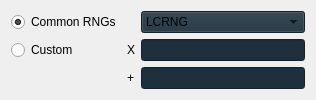
      <widget class="QWidget" name="tab32Bit">
       <attribute name="title">
        <string>32Bit</string>
       </attribute>
       <layout class="QGridLayout" name="gridLayout">
        <item row="0" column="0">
         <widget class="QRadioButton" name="radioButtonCommon32Bit">
          <property name="text">
           <string>Common RNGs</string>
          </property>
          <property name="checked">
           <bool>true</bool>
          </property>
         </widget>
        </item>
        <item row="0" column="2">
         <widget class="QComboBox" name="comboBoxRNG32Bit">
          <property name="styleSheet">
           <string notr="true">QComboBox {
	background-color: #1D303C;
}</string>
          </property>
          <item>
           <property name="text">
            <string>LCRNG</string>
           </property>
          </item>
          <item>
           <property name="text">
            <string>LCRNG[R]</string>
           </property>
          </item>
          <item>
           <property name="text">
            <string>XDRNG</string>
           </property>
          </item>
          <item>
           <property name="text">
            <string>XDRNG[R]</string>
           </property>
          </item>
          <item>
           <property name="text">
            <string>ARNG</string>
           </property>
          </item>
          <item>
           <property name="text">
            <string>ARNG[R]</string>
           </property>
          </item>
          <item>
           <property name="text">
            <string>Mersenne Twister</string>
           </property>
          </item>
          <item>
           <property name="text">
            <string>M. Twister (Untempered)</string>
           </property>
          </item>
          <item>
           <property name="text">
            <string>M. Twister (Fast)</string>
           </property>
          </item>
         </widget>
        </item>
        <item row="1" column="0">
         <widget class="QRadioButton" name="radioButtonCustom32Bit">
          <property name="text">
           <string>Custom</string>
          </property>
         </widget>
        </item>
        <item row="1" column="1">
         <widget class="QLabel" name="label_11">
          <property name="sizePolicy">
           <sizepolicy hsizetype="Fixed" vsizetype="Preferred">
            <horstretch>0</horstretch>
            <verstretch>0</verstretch>
           </sizepolicy>
          </property>
          <property name="text">
           <string notr="true">X</string>
          </property>
         </widget>
        </item>
        <item row="1" column="2">
         <widget class="QTextBox" name="textBoxMult32Bit">
          <property name="sizePolicy">
           <sizepolicy hsizetype="Preferred" vsizetype="Fixed">
            <horstretch>0</horstretch>
            <verstretch>0</verstretch>
           </sizepolicy>
          </property>
          <property name="styleSheet">
           <string notr="true">QLineEdit {
	background-color: #1D303C;
}</string>
          </property>
          <property name="maxLength">
           <number>8</number>
          </property>
         </widget>
        </item>
        <item row="2" column="1">
         <widget class="QLabel" name="label_12">
          <property name="sizePolicy">
           <sizepolicy hsizetype="Fixed" vsizetype="Preferred">
            <horstretch>0</horstretch>
            <verstretch>0</verstretch>
           </sizepolicy>
          </property>
          <property name="text">
           <string notr="true">+</string>
          </property>
         </widget>
        </item>
        <item row="2" column="2">
         <widget class="QTextBox" name="textBoxAdd32Bit">
          <property name="sizePolicy">
           <sizepolicy hsizetype="Preferred" vsizetype="Fixed">
            <horstretch>0</horstretch>
            <verstretch>0</verstretch>
           </sizepolicy>
          </property>
          <property name="styleSheet">
           <string notr="true">QLineEdit {
	background-color: #1D303C;
}</string>
          </property>
          <property name="maxLength">
           <number>8</number>
          </property>
         </widget>
        </item>
       </layout>
      </widget>
